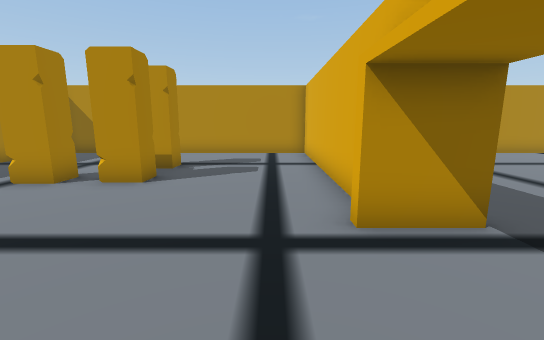
View 1 (above)

16 first-person views from a walk through a scene from a Unity 3-D project. The camera is 1.4 m above the floor, tilts 10° down and sees 90° across. Doors are open. The floor is counted in squares, 1 m on a side. Each view is taken from the middle of a square. On the plan, view 1 faces up. The plan holds only what a view shows up to about 13 squares ahead; the rest is blank. The place goes on beyond the plan. Some animated figures are not drawn.

View 2
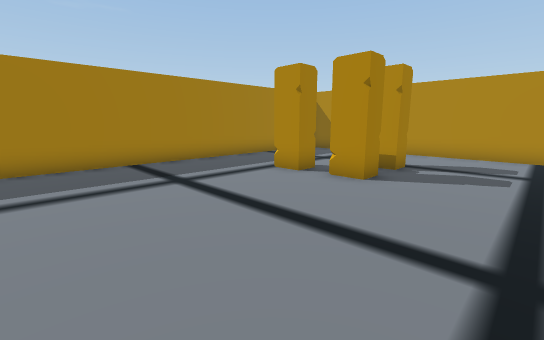

View 3
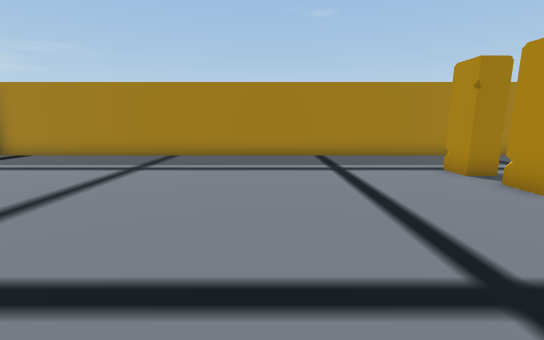

View 4
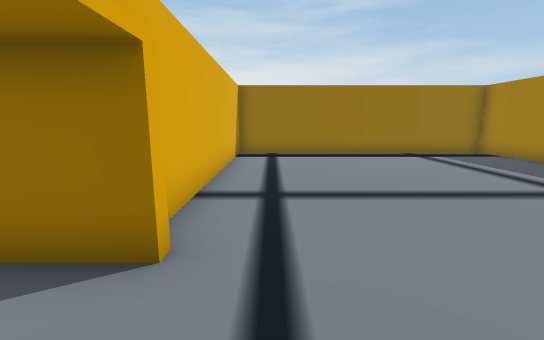

View 5
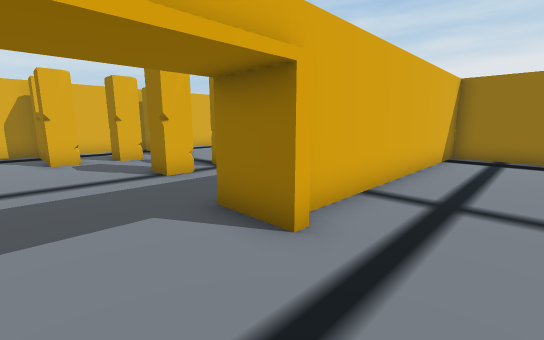

View 6
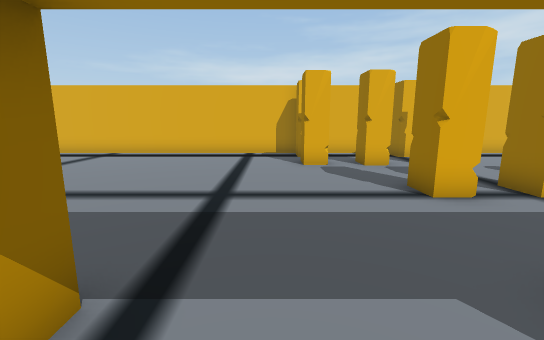

View 7
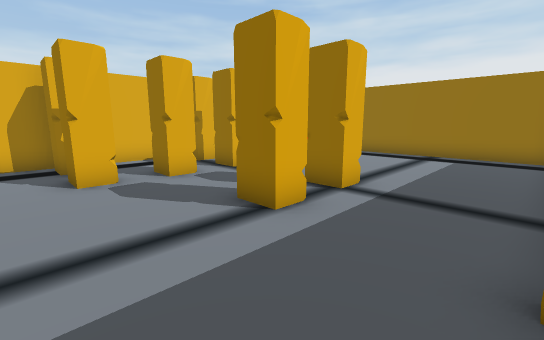

View 8
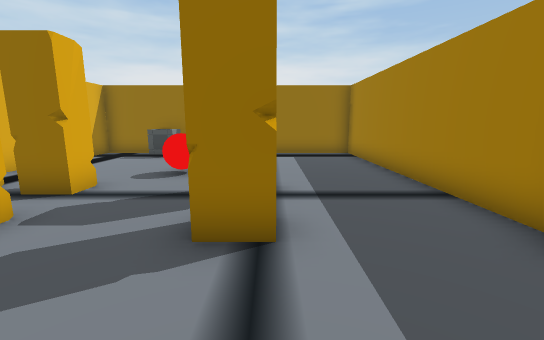

View 9
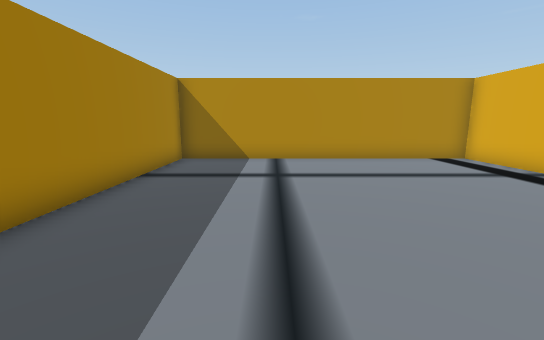

View 10
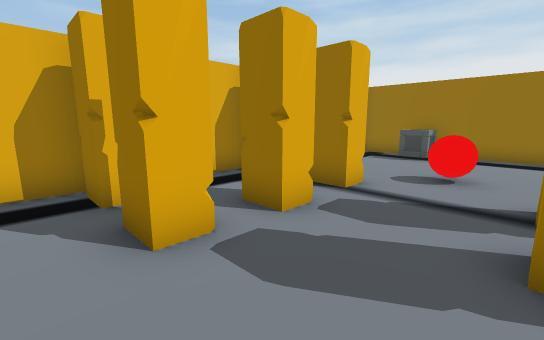

View 11
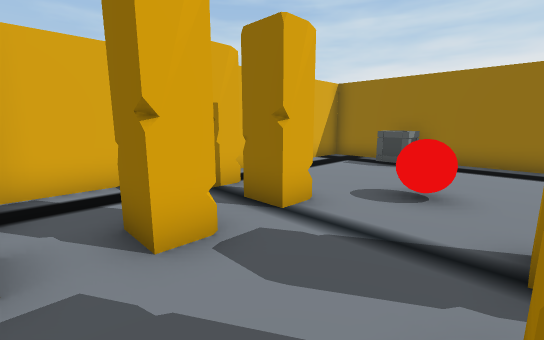

View 12
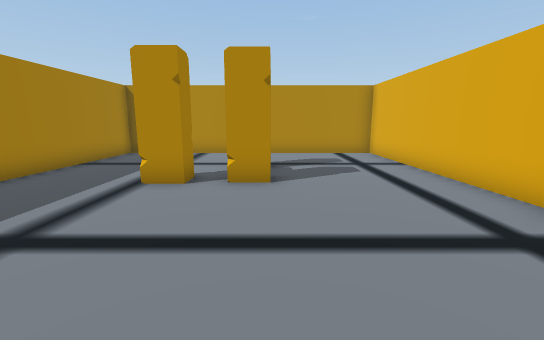

View 13
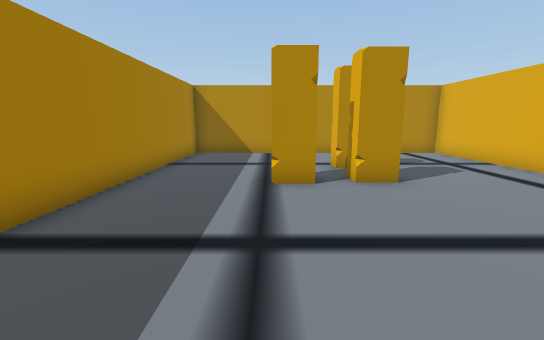

View 14
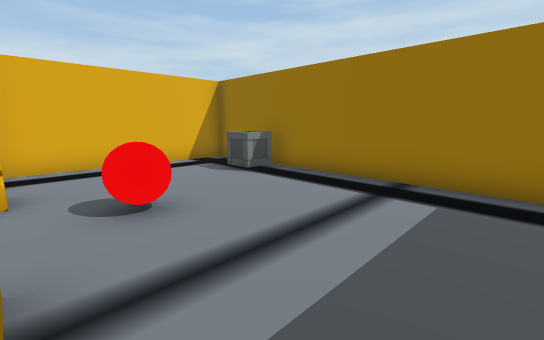

View 15
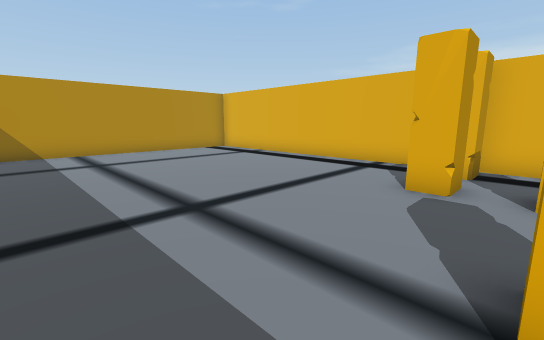

View 16
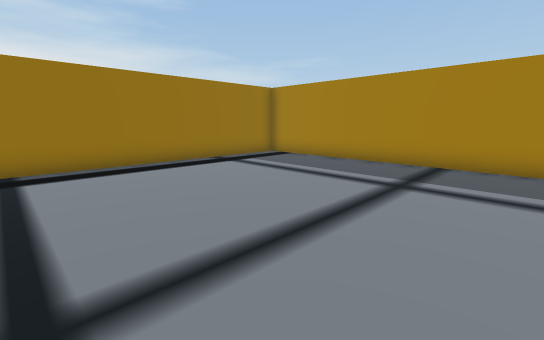

### Floor plan
Ten units are one square. View 1 is at (0, 0); x grows to the right and y downward. Boxes are objects, and circles mark ways between rooms. Rooms are numbered by the first view taken in them; rooms with no view inside come last. Other rooms are left out.
<svg viewBox="-100 -130 240 240">
<path fill="none" stroke="#000" d="M11 5 29 5M15 -42 15 -125 -95 -125 -95 105 15 105 15 12M29 -35 11 -35 11 -39M25 12 25 105 135 105 135 -125 25 -125 25 -54"/>
<rect x="-65" y="-75" width="20" height="20" fill="#bbb"><title>other object</title></rect>
<rect x="-45" y="-75" width="20" height="20" fill="#bbb"><title>other object</title></rect>
<rect x="-45" y="-95" width="20" height="20" fill="#bbb"><title>other object</title></rect>
<rect x="55" y="25" width="20" height="20" fill="#bbb"><title>other object</title></rect>
<rect x="55" y="5" width="20" height="20" fill="#bbb"><title>other object</title></rect>
<rect x="75" y="45" width="20" height="20" fill="#bbb"><title>red ball</title></rect>
<rect x="95" y="85" width="20" height="20" fill="#bbb"><title>crate</title></rect>
<rect x="95" y="25" width="20" height="20" fill="#bbb"><title>other object</title></rect>
<rect x="95" y="5" width="20" height="20" fill="#bbb"><title>other object</title></rect>
<rect x="95" y="-15" width="20" height="20" fill="#bbb"><title>other object</title></rect>
<rect x="115" y="25" width="20" height="20" fill="#bbb"><title>other object</title></rect>
<rect x="115" y="-15" width="20" height="20" fill="#bbb"><title>other object</title></rect>
<circle cx="28" cy="-15" r="3" fill="#2a7"/>
<text x="-40" y="-10">1</text>
<text x="80" y="-10">2</text>
</svg>
Room 1 opens to room 2.

Where each view was taken, in squares from view 1:
view 1: 0 up, 0 right, facing up
view 2: 0 up, 0 right, facing up-left
view 3: 1 up, 2 right, facing left
view 4: 2 up, 0 right, facing down
view 5: 2 up, 1 left, facing down-right
view 6: 2 up, 1 right, facing right
view 7: 2 up, 3 right, facing down-right
view 8: 2 up, 6 right, facing down
view 9: 2 up, 6 right, facing up
view 10: 2 up, 7 right, facing down-right
view 11: 0 up, 7 right, facing down-right
view 12: 0 up, 3 left, facing up
view 13: 0 up, 6 left, facing up
view 14: 4 down, 4 right, facing down-right
view 15: 1 down, 4 right, facing up-right
view 16: 1 down, 0 right, facing down-left
